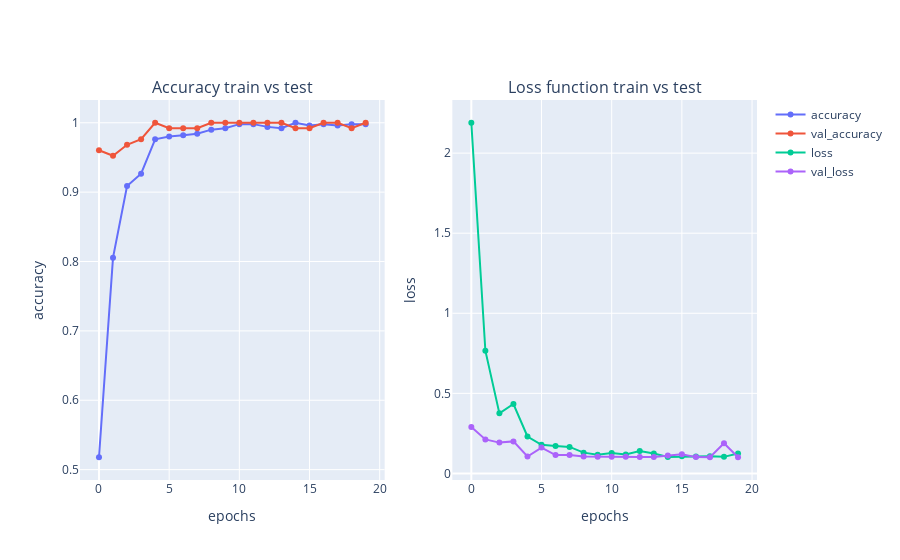

The code cell stored with this chart in its notebook:
### Code cell
plot_accuracy(history2)

### Figure 1 — Plotly figure (JSON) as saved in the notebook; plotly's stock layout.template omitted (floating-point values rounded to 4 significant figures)
{"data": [{"mode": "lines+markers", "name": "accuracy", "type": "scatter", "x": [0, 1, 2, 3, 4, 5, 6, 7, 8, 9, 10, 11, 12, 13, 14, 15, 16, 17, 18, 19], "xaxis": "x", "y": [0.5179, 0.8056, 0.9087, 0.9266, 0.9762, 0.9802, 0.9821, 0.9841, 0.9901, 0.9921, 0.998, 0.998, 0.994, 0.9921, 1, 0.996, 0.998, 0.996, 0.998, 0.998], "yaxis": "y"}, {"mode": "lines+markers", "name": "val_accuracy", "type": "scatter", "x": [0, 1, 2, 3, 4, 5, 6, 7, 8, 9, 10, 11, 12, 13, 14, 15, 16, 17, 18, 19], "xaxis": "x", "y": [0.9603, 0.9524, 0.9683, 0.9762, 1, 0.9921, 0.9921, 0.9921, 1, 1, 1, 1, 1, 1, 0.9921, 0.9921, 1, 1, 0.9921, 1], "yaxis": "y"}, {"mode": "lines+markers", "name": "loss", "type": "scatter", "x": [0, 1, 2, 3, 4, 5, 6, 7, 8, 9, 10, 11, 12, 13, 14, 15, 16, 17, 18, 19], "xaxis": "x2", "y": [2.19, 0.7664, 0.3751, 0.4337, 0.2305, 0.1789, 0.1718, 0.1658, 0.1299, 0.1165, 0.1268, 0.1186, 0.1405, 0.1247, 0.103, 0.1068, 0.106, 0.1079, 0.1035, 0.1244], "yaxis": "y2"}, {"mode": "lines+markers", "name": "val_loss", "type": "scatter", "x": [0, 1, 2, 3, 4, 5, 6, 7, 8, 9, 10, 11, 12, 13, 14, 15, 16, 17, 18, 19], "xaxis": "x2", "y": [0.2892, 0.2125, 0.1925, 0.2, 0.1059, 0.1614, 0.1149, 0.115, 0.106, 0.104, 0.1042, 0.1036, 0.1027, 0.1026, 0.1122, 0.1192, 0.1018, 0.1015, 0.1889, 0.101], "yaxis": "y2"}], "layout": {"annotations": [{"font": {"size": 16}, "showarrow": false, "text": "Accuracy train vs test", "x": 0.225, "xanchor": "center", "xref": "paper", "y": 1, "yanchor": "bottom", "yref": "paper"}, {"font": {"size": 16}, "showarrow": false, "text": "Loss function train vs test", "x": 0.775, "xanchor": "center", "xref": "paper", "y": 1, "yanchor": "bottom", "yref": "paper"}], "xaxis": {"anchor": "y", "domain": [0, 0.45], "title": {"text": "epochs"}}, "xaxis2": {"anchor": "y2", "domain": [0.55, 1], "title": {"text": "epochs"}}, "yaxis": {"anchor": "x", "domain": [0, 1], "title": {"text": "accuracy"}}, "yaxis2": {"anchor": "x2", "domain": [0, 1], "title": {"text": "loss"}}}}
